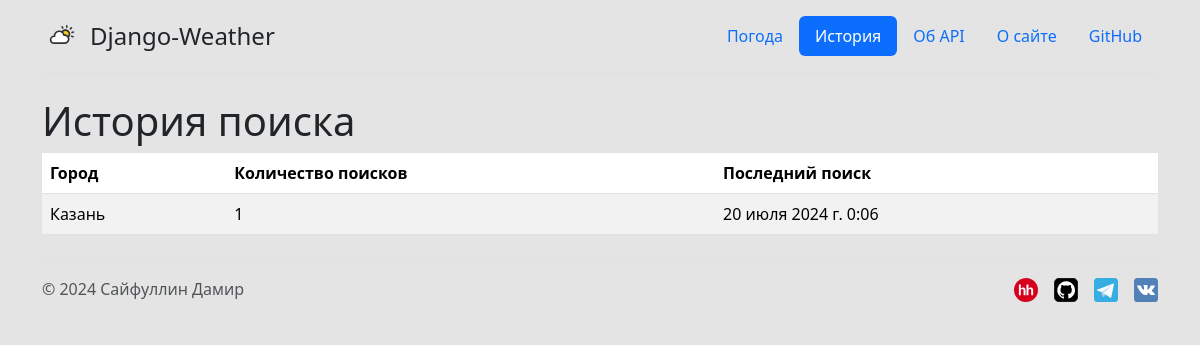
The app's page /history with its own data.
### main/models.py (models this page shows, shortened)
class SearchHistory(models.Model):
    city = models.CharField('Город', max_length=100)
    search_count = models.IntegerField('Количество поисков', default=0)
    last_searched = models.DateTimeField('Последний поиск', auto_now=True)
    class Meta:
        verbose_name = 'История поиска'
        verbose_name_plural = 'История поиска'

### main/views.py (the view)
# urls.py: path('history', views.history, name='history'),
def history(request):
    history = SearchHistory.objects.order_by('-last_searched')
    return render(request, 'main/history.html', {'history': history})

### main/templates/main/history.html (shortened to what this page needs)
{% extends 'main/base.html' %}
{% block header %}
    <li class="nav-item"><a href="{% url 'index' %}" class="nav-link" aria-current="page">Погода</a></li>
    <li class="nav-item"><a href="#" class="nav-link active">История</a></li>
    <li class="nav-item"><a href="{% url 'about-api' %}" class="nav-link">Об API</a></li>
    <li class="nav-item"><a href="{% url 'about-site' %}" class="nav-link">О сайте</a></li>
{% endblock %}
{% block body %}
    <h1>История поиска</h1>
    <table class="table table-striped table-hover">
        <thead>
        <tr>
            <th scope="col">Город</th>
            <th scope="col">Количество поисков</th>
            <th scope="col">Последний поиск</th>
        </tr>
        </thead>
        <tbody>
        {% for history in history %}
            <tr>
                <td>{{ history.city }}</td>
                <td>{{ history.search_count }}</td>
                <td>{{ history.last_searched }}</td>
            </tr>
        {% endfor %}
        </tbody>
    </table>
{% endblock %}

### records on screen
SearchHistory: city "Казань", search_count "1", last_searched "20 июля 2024 г. 0:06"
